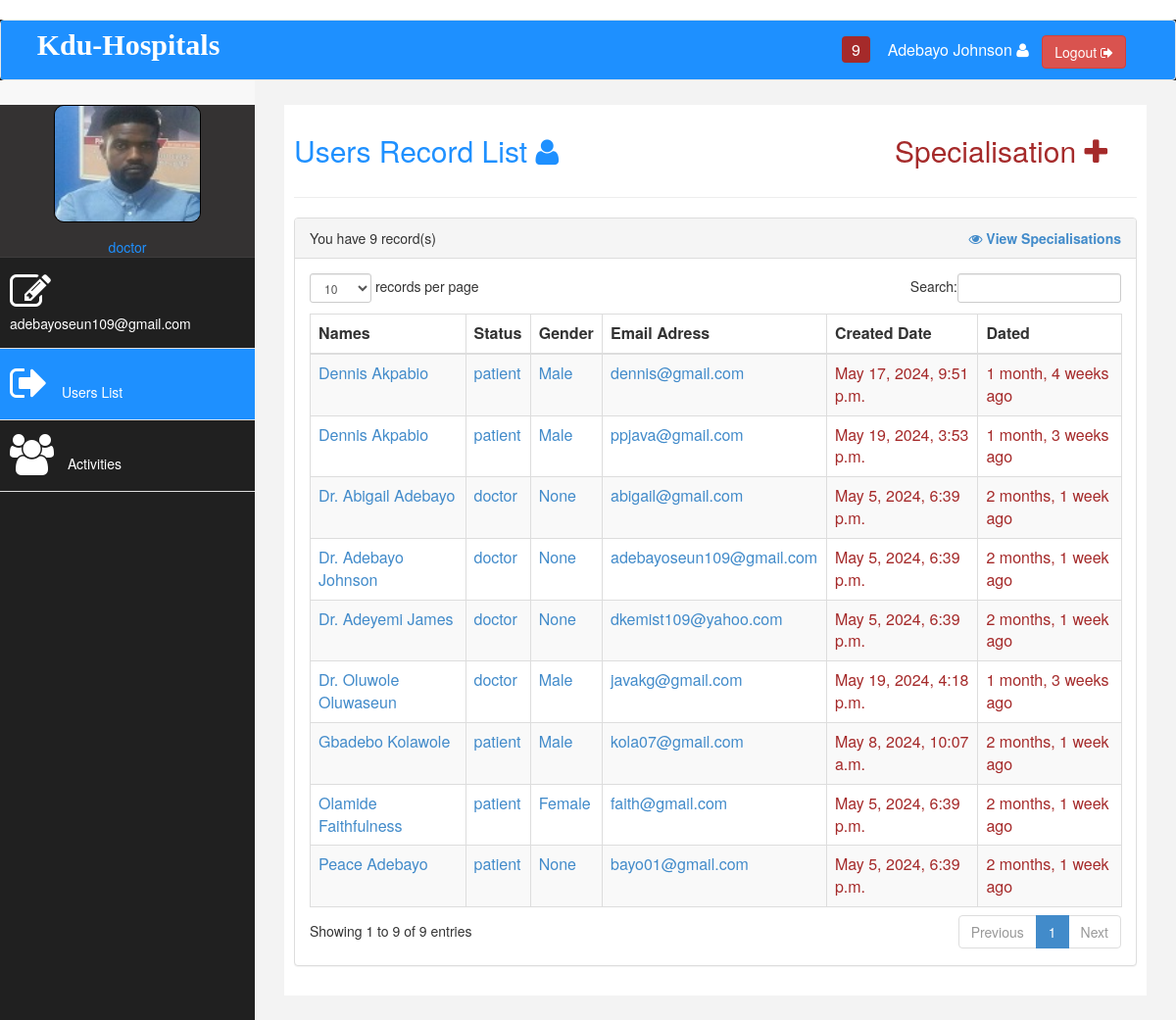
The app's page /view-records/ (signed in) with its own data.
### base/models.py (models this page shows)
class User(AbstractUser):
    name = models.CharField(max_length=200, null=True)
    email = models.EmailField(unique=True, null=True)
    bio = models.TextField(null=True)
    status = models.CharField(null=True,max_length = 20)
    hospital = models.ForeignKey(Hospital, on_delete=models.SET_NULL, null=True)
    specialisation = models.ForeignKey(Specialisation, on_delete=models.SET_NULL, null=True)
    avatar = models.ImageField(null=True, default="avatar.svg")
    certificate = models.ImageField(null=True, default="avatar.svg")
    gender = models.CharField(null=True,max_length = 20)
    card_number = models.CharField(null=True,max_length = 30)
    active = models.CharField(null=True,max_length = 3)
    created = models.DateTimeField(auto_now_add = True, null=True)
    USERNAME_FIELD = 'email'
    REQUIRED_FIELDS = []

### base/views.py (the view)
# urls.py: path('view-records/', views.usersComponentAdmin, name="view-records"),
@login_required(login_url='login')
def usersComponentAdmin(request):
    get_all_users = User.objects.all()
    specialty = Specialisation.objects.all()
    if request.method == 'POST':
        Specialisation.objects.create(
            name = request.POST.get('specialised')
        )
        messages.success(request, 'New Specialisation added!')
        return redirect('view-records')
    context = { 'get_all_users':get_all_users,'specialty':specialty}
    return render(request, 'base/admin.html', context)

### base/templates/base/admin.html (shortened to what this page needs)
﻿{% load static %}
<!DOCTYPE html>
<html>
<head>
    <link rel="stylesheet" type="text/css" href="{% static 'css/custom.css' %}">
	<link href="{% static 'css/font-awesome.css' %}" rel="stylesheet" />
	<link rel="stylesheet" type="text/css" href="{% static 'css/bootstrap.css' %}">
	<link rel="stylesheet" type="text/css" href="{% static 'js/dataTables/dataTables.bootstrap.css' %}">
</head>
<body>
    <div id="wrapper">
        <nav class="navbar navbar-default navbar-cls-top " role="navigation" style="margin-bottom: 0; background:dodgerblue">
            <div class="navbar-header" style="background:dodgerblue;">
                <a class="navbar-brand" href="{% url 'view-records' %}" style="background:dodgerblue; color: #fff; font-family: 'Pacifico', cursive;">Kdu-Hospitals</a>
            </div>
  <div style="color: white;
padding: 15px 50px 5px 50px;
float: right;
font-size: 16px;"><a href="#" style="padding-block: 2px; border-radius: 4px; padding-inline: 10px; background: brown; color: #fff;"> {{get_all_users.count}}</a> &nbsp;&nbsp;&nbsp;{{request.user.name}} <i class="fa fa-user"></i> &nbsp;
<a href="{% url 'logout' %}" class="btn btn-danger square-btn-adjust" id="logout">Logout <i class="fa fa-sign-out"></i></a>
</div>
</nav>
 <nav class="navbar-default navbar-side" role="navigation">
            <div class="sidebar-collapse">
                <ul class="nav" id="main-menu">
                <li class="text-center" style=" background:#343232;">
                    <img src="{{ request.user.avatar.url }}" style="border: 1px solid black; width: 150px; height: 120px;" class="user-image img-responsive" />
                    <div style="margin-top:-10px; color: dodgerBlue">{{request.user.status}}</div>
                    </li>
                    <li>
                        <a  href="#"><i class="fa fa-edit fa-3x"></i> {{request.user}}</a>
                    </li>
                      <li  >
                        <a  style="background:dodgerblue" href="{% url 'view-records' %}"><i class="fa fa-sign-out fa-3x"></i> Users List</a>
                    </li>
                    <li  >
                        <a  href="#"><i class="fa fa-users fa-3x"></i> Activities </a>
                    </li>
                </ul>
            </div>
        </nav>
        <div id="page-wrapper" style="min-height: 700px;" >
            <div id="page-inner" style=" min-height: 700px;">
                <div class="row">
                    <div class="col-md-12">
                     <h2 style="color: dodgerblue; padding-right: 30px;">Users Record List <i class="fa fa-user"></i>
                        <a href="#" data-toggle="modal" data-target="#myModal" style="float: right; text-decoration: none; cursor: pointer; color: brown;">Specialisation <i class="fa fa-plus"></i></a></h2>
                    </div>
                </div>
                 <hr />
                 <div class="row">
                <div class="col-md-12">
                    <div class="panel panel-default">
                        <div class="panel-heading">
                             You have {{get_all_users.count}} record(s)
                             <a href="#" style="float: right; font-weight: bold;" data-toggle="modal" data-target="#myModal2"><i class="fa fa-eye"></i> View Specialisations</a>
                        </div>
                        <div class="panel-body">
                            <div class="table-responsive">
                                <table class="table table-striped table-bordered table-hover" id="dataTables-example">
                                    <thead>
                                        <tr>
                                            <th>Names</th>
                                            <th>Status</th>
                                            <th>Gender</th>
                                            <th>Email Adress</th>
                                            <th>Created Date</th>
                                            <th>Dated</th>
                                        </tr>
                                    </thead>
                                    <tbody>
                                        {% for usr in get_all_users %}
                                        <tr>
                                            {% if usr.status == 'doctor' %}
                                            {% if usr.active == '0' %}
                                            <td><a href="{% url 'user-details' usr.id %}" style="color: red;">Dr. {{usr.name}}</a></td>
                                            {% else %}
                                            <td><a href="{% url 'user-details' usr.id %}">Dr. {{usr.name}}</a></td>
                                            {% endif %}
                                            {% else %}
                                            {% if usr.active == '0' %}
                                            <td><a href="{% url 'user-details' usr.id %}" style="color: red;">{{usr.name}}</a></td>
                                            {% else %}
                                            <td><a href="{% url 'user-details' usr.id %}">{{usr.name}}</a></td>
                                            {% endif %}
                                            {% endif %}
                                            {% if usr.active == '0' %}
                                            <td><a href="{% url 'user-details' usr.id %}" style="color: red;">{{usr.status}}</a></td>
                                            {% else %}
                                            <td><a href="{% url 'user-details' usr.id %}">{{usr.status}}</a></td>
                                            {% endif %}
                                            {% if usr.active == '0' %}
                                            <td><a href="{% url 'user-details' usr.id %}" style="color: red;">{{usr.gender}}</a></td>
                                            {% else %}
                                            <td><a href="{% url 'user-details' usr.id %}">{{usr.gender}}</a></td>
                                            {% endif %}
                                            {% if usr.active == '0' %}
                                            <td><a href="{% url 'user-details' usr.id %}" style="color:red">{{usr.email}}</a></td>
                                            {% else %}
                                            <td><a href="{% url 'user-details' usr.id %}">{{usr.email}}</a></td>
                                            {% endif %}
                                            <td><a href="{% url 'user-details' usr.id %}" style="color: brown;">{{usr.created}}</a></td>
                                            <td><a href="{% url 'user-details' usr.id %}" style="color: brown;">{{usr.created|timesince}} ago</a></td>
                                        </tr>
                                        {% endfor %}
                                    </tbody>
                                </table>
                            </div>
                        </div>
                    </div>
                </div>
            </div>
            </div>
        </div>
</div>
</body>
</html>

### static/css/custom.css (style rules this page uses)
body { font-family: 'Open Sans', sans-serif; }
#wrapper { width: 100%; background:#202020; }
#page-wrapper { padding: 15px 15px; min-height: 600px; background:#F3F3F3; }
#page-inner { width:100%; margin:10px 20px 10px 0px; background-color:#fff!important; padding:10px; min-height:1200px; }
.text-center { text-align:center; }
h2 { color: #f00; }
.square-btn-adjust { border: 0px solid transparent; -webkit-border-radius: 0px; -moz-border-radius: 0px; border-radius: 0px; }
.user-image { margin: 25px auto; -webkit-border-radius: 10px; -moz-border-radius: 10px; border-radius: 10px; max-height:170px; max-width:170px; }
.navbar-cls-top .navbar-brand { color: #fff; background: #C90000; width: 260px; text-align: center; height: 60px; font-size: 30px; font-weight: 700; }
.sidebar-collapse , .sidebar-collapse .nav { background:none; }
.sidebar-collapse .nav { padding:0; }
.sidebar-collapse .nav > li > a { color:#fff; background:#202020; text-shadow:none; }
.sidebar-collapse > .nav > li > a { padding:15px 10px; }
.sidebar-collapse > .nav > li { border-bottom: 1px solid rgba(107, 108, 109, 0.19); }
.navbar-side { border:none; background-color: #202020; }
.navbar-cls-top { background:#4D4D4D; border-bottom:none; }
.navbar-default { border:0px solid black; }
.navbar-header { background: #A70303; }
.nav > li > a > i { margin-right:10px; }
@media (min-width:768px) { #page-wrapper { margin: 0 0 0 260px; padding: 15px 30px; min-height: 1200px; } }
@media (min-width:768px) { .navbar-side { z-index: 1; position: absolute; width: 260px; } }
@media (min-width:768px) { .navbar { border-radius: 0px; } }

### records on screen
User: user.name "Adebayo Johnson", user.avatar (picture), user.status "doctor", user "adebayoseun109@gmail.com", name "Adebayo Johnson", status "doctor", gender "None", email "adebayoseun109@gmail.com", created "May 5, 2024, 6:39 p.m.", created "2 months, 1 week"
User: name "Peace Adebayo", status "patient", gender "None", email "bayo01@gmail.com", created "May 5, 2024, 6:39 p.m.", created "2 months, 1 week"
User: name "Adeyemi James", status "doctor", gender "None", email "dkemist109@yahoo.com", created "May 5, 2024, 6:39 p.m.", created "2 months, 1 week"
User: name "Abigail Adebayo", status "doctor", gender "None", email "abigail@gmail.com", created "May 5, 2024, 6:39 p.m.", created "2 months, 1 week"
User: name "Olamide Faithfulness", status "patient", gender "Female", email "faith@gmail.com", created "May 5, 2024, 6:39 p.m.", created "2 months, 1 week"
User: name "Gbadebo Kolawole", status "patient", gender "Male", email "kola07@gmail.com", created "May 8, 2024, 10:07 a.m.", created "2 months, 1 week"
User: name "Dennis Akpabio", status "patient", gender "Male", email "dennis@gmail.com", created "May 17, 2024, 9:51 p.m.", created "1 month, 4 weeks"
User: name "Dennis Akpabio", status "patient", gender "Male", email "ppjava@gmail.com", created "May 19, 2024, 3:53 p.m.", created "1 month, 3 weeks"
User: name "Oluwole Oluwaseun", status "doctor", gender "Male", email "javakg@gmail.com", created "May 19, 2024, 4:18 p.m.", created "1 month, 3 weeks"

### other values on screen
{{ get_all_users.count }} "9"
